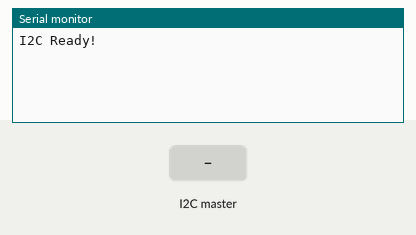
This sketch was run on a simulated Arduino Uno, built with avr-gcc and run on an emulated ATmega328P. Shown: the last lines printed to the serial monitor. The test bench sets the inputs (shaded band).

Above: at 1.2 s.
1.3 s: the I2C master sends the byte 1
At 2.5 s:
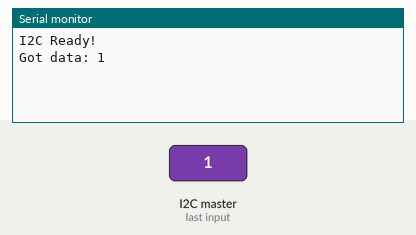
2.8 s: the I2C master sends the byte 0
At 3.8 s:
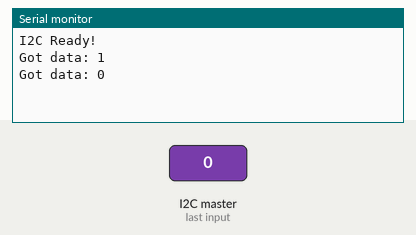

The sketch:

i2ctest.ino
```cpp
#include <Wire.h>

#define SLAVE_ADDRESS 0x08

byte b[4] = {99, 223, 244};
// data buffer
int data[9];

void receiveData(int byteCount){
  int counter = 0;
  while(Wire.available()) {
      data[counter] = Wire.read();
      Serial.print("Got data: ");
      Serial.println(data[counter]);
      counter ++;
  }
}

void sendData(){
    Wire.write(b, 4);
    Serial.println("data sent");
}

void setup(){
  Serial.begin(9600); // start serial for output
  Wire.begin(SLAVE_ADDRESS);
  Wire.onReceive(receiveData);
  Wire.onRequest(sendData);
  Serial.println("I2C Ready!");
}

void loop(){
}
```

Measured:
- after the input at 1.3 s, the serial monitor: prints a new line at once (image 1)
- after the input at 2.8 s, the serial monitor: prints a new line at once (image 2)
